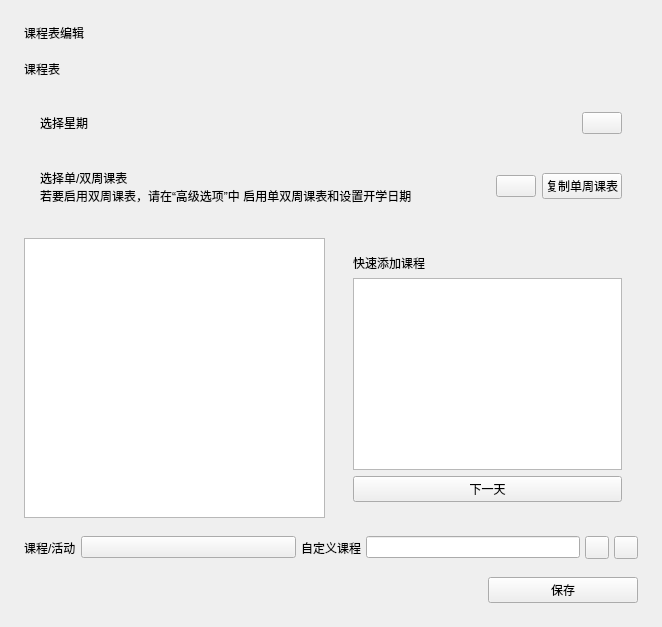
<?xml version="1.0" encoding="UTF-8"?>
<ui version="4.0">
 <class>Form</class>
 <widget class="QWidget" name="Form">
  <property name="geometry">
   <rect>
    <x>0</x>
    <y>0</y>
    <width>662</width>
    <height>627</height>
   </rect>
  </property>
  <property name="windowTitle">
   <string>Form</string>
  </property>
  <layout class="QVBoxLayout" name="verticalLayout_2">
   <property name="spacing">
    <number>18</number>
   </property>
   <property name="leftMargin">
    <number>24</number>
   </property>
   <property name="topMargin">
    <number>24</number>
   </property>
   <property name="rightMargin">
    <number>24</number>
   </property>
   <property name="bottomMargin">
    <number>24</number>
   </property>
   <item>
    <widget class="TitleLabel" name="TitleLabel">
     <property name="text">
      <string>课程表编辑</string>
     </property>
    </widget>
   </item>
   <item>
    <layout class="QHBoxLayout" name="horizontalLayout_5">
     <item>
      <widget class="SubtitleLabel" name="SubtitleLabel">
       <property name="text">
        <string>课程表</string>
       </property>
      </widget>
     </item>
    </layout>
   </item>
   <item>
    <layout class="QVBoxLayout" name="verticalLayout">
     <property name="spacing">
      <number>3</number>
     </property>
     <item>
      <widget class="CardWidget" name="CardWidget">
       <property name="sizePolicy">
        <sizepolicy hsizetype="Preferred" vsizetype="Minimum">
         <horstretch>0</horstretch>
         <verstretch>0</verstretch>
        </sizepolicy>
       </property>
       <property name="minimumSize">
        <size>
         <width>0</width>
         <height>0</height>
        </size>
       </property>
       <layout class="QHBoxLayout" name="horizontalLayout_2">
        <property name="leftMargin">
         <number>16</number>
        </property>
        <property name="topMargin">
         <number>16</number>
        </property>
        <property name="rightMargin">
         <number>16</number>
        </property>
        <property name="bottomMargin">
         <number>16</number>
        </property>
        <item>
         <widget class="StrongBodyLabel" name="StrongBodyLabel">
          <property name="text">
           <string>选择星期</string>
          </property>
         </widget>
        </item>
        <item>
         <widget class="ComboBox" name="week_combo">
          <property name="sizePolicy">
           <sizepolicy hsizetype="Maximum" vsizetype="Fixed">
            <horstretch>0</horstretch>
            <verstretch>0</verstretch>
           </sizepolicy>
          </property>
         </widget>
        </item>
       </layout>
      </widget>
     </item>
     <item>
      <widget class="CardWidget" name="CardWidget_2">
       <property name="minimumSize">
        <size>
         <width>0</width>
         <height>60</height>
        </size>
       </property>
       <layout class="QHBoxLayout" name="horizontalLayout_3">
        <property name="leftMargin">
         <number>16</number>
        </property>
        <property name="topMargin">
         <number>16</number>
        </property>
        <property name="rightMargin">
         <number>16</number>
        </property>
        <property name="bottomMargin">
         <number>16</number>
        </property>
        <item>
         <layout class="QVBoxLayout" name="verticalLayout_3">
          <property name="spacing">
           <number>0</number>
          </property>
          <item>
           <widget class="StrongBodyLabel" name="StrongBodyLabel_2">
            <property name="sizePolicy">
             <sizepolicy hsizetype="Expanding" vsizetype="Preferred">
              <horstretch>0</horstretch>
              <verstretch>0</verstretch>
             </sizepolicy>
            </property>
            <property name="text">
             <string>选择单/双周课表</string>
            </property>
           </widget>
          </item>
          <item>
           <widget class="CaptionLabel" name="CaptionLabel">
            <property name="text">
             <string>若要启用双周课表，请在“高级选项”中 启用单双周课表和设置开学日期</string>
            </property>
            <property name="lightColor" stdset="0">
             <color alpha="150">
              <red>0</red>
              <green>0</green>
              <blue>0</blue>
             </color>
            </property>
            <property name="darkColor" stdset="0">
             <color alpha="200">
              <red>255</red>
              <green>255</green>
              <blue>255</blue>
             </color>
            </property>
           </widget>
          </item>
         </layout>
        </item>
        <item>
         <widget class="ComboBox" name="week_type_combo"/>
        </item>
        <item>
         <widget class="PushButton" name="copy_schedule">
          <property name="text">
           <string>复制单周课表</string>
          </property>
         </widget>
        </item>
       </layout>
      </widget>
     </item>
    </layout>
   </item>
   <item>
    <layout class="QHBoxLayout" name="horizontalLayout_6">
     <property name="spacing">
      <number>12</number>
     </property>
     <item>
      <widget class="ListWidget" name="schedule_list">
       <property name="sizePolicy">
        <sizepolicy hsizetype="Preferred" vsizetype="Expanding">
         <horstretch>0</horstretch>
         <verstretch>0</verstretch>
        </sizepolicy>
       </property>
       <property name="defaultDropAction">
        <enum>Qt::IgnoreAction</enum>
       </property>
       <property name="alternatingRowColors">
        <bool>true</bool>
       </property>
      </widget>
     </item>
     <item>
      <widget class="ElevatedCardWidget" name="ElevatedCardWidget">
       <layout class="QVBoxLayout" name="verticalLayout_4">
        <property name="leftMargin">
         <number>16</number>
        </property>
        <property name="topMargin">
         <number>16</number>
        </property>
        <property name="rightMargin">
         <number>16</number>
        </property>
        <property name="bottomMargin">
         <number>16</number>
        </property>
        <item>
         <widget class="StrongBodyLabel" name="StrongBodyLabel_3">
          <property name="text">
           <string>快速添加课程</string>
          </property>
         </widget>
        </item>
        <item>
         <widget class="ListWidget" name="subject_list">
          <property name="sizePolicy">
           <sizepolicy hsizetype="Preferred" vsizetype="Expanding">
            <horstretch>0</horstretch>
            <verstretch>0</verstretch>
           </sizepolicy>
          </property>
          <property name="showDropIndicator" stdset="0">
           <bool>false</bool>
          </property>
          <property name="dragEnabled">
           <bool>false</bool>
          </property>
          <property name="dragDropOverwriteMode">
           <bool>false</bool>
          </property>
          <property name="dragDropMode">
           <enum>QAbstractItemView::NoDragDrop</enum>
          </property>
          <property name="defaultDropAction">
           <enum>Qt::IgnoreAction</enum>
          </property>
          <property name="alternatingRowColors">
           <bool>false</bool>
          </property>
          <property name="movement">
           <enum>QListView::Static</enum>
          </property>
          <property name="isWrapping" stdset="0">
           <bool>true</bool>
          </property>
          <property name="resizeMode">
           <enum>QListView::Adjust</enum>
          </property>
          <property name="layoutMode">
           <enum>QListView::SinglePass</enum>
          </property>
          <property name="viewMode">
           <enum>QListView::IconMode</enum>
          </property>
         </widget>
        </item>
        <item>
         <widget class="PushButton" name="quick_select_week">
          <property name="text">
           <string>下一天</string>
          </property>
         </widget>
        </item>
       </layout>
      </widget>
     </item>
    </layout>
   </item>
   <item>
    <layout class="QHBoxLayout" name="horizontalLayout">
     <property name="spacing">
      <number>5</number>
     </property>
     <item>
      <widget class="BodyLabel" name="BodyLabel_2">
       <property name="sizePolicy">
        <sizepolicy hsizetype="Fixed" vsizetype="Preferred">
         <horstretch>0</horstretch>
         <verstretch>0</verstretch>
        </sizepolicy>
       </property>
       <property name="text">
        <string>课程/活动</string>
       </property>
       <property name="alignment">
        <set>Qt::AlignLeading|Qt::AlignLeft|Qt::AlignVCenter</set>
       </property>
      </widget>
     </item>
     <item>
      <widget class="ComboBox" name="class_combo">
       <property name="sizePolicy">
        <sizepolicy hsizetype="Minimum" vsizetype="Fixed">
         <horstretch>0</horstretch>
         <verstretch>0</verstretch>
        </sizepolicy>
       </property>
      </widget>
     </item>
     <item>
      <widget class="BodyLabel" name="BodyLabel_3">
       <property name="sizePolicy">
        <sizepolicy hsizetype="Fixed" vsizetype="Preferred">
         <horstretch>0</horstretch>
         <verstretch>0</verstretch>
        </sizepolicy>
       </property>
       <property name="text">
        <string>自定义课程</string>
       </property>
      </widget>
     </item>
     <item>
      <widget class="LineEdit" name="custom_class">
       <property name="sizePolicy">
        <sizepolicy hsizetype="Minimum" vsizetype="Fixed">
         <horstretch>0</horstretch>
         <verstretch>0</verstretch>
        </sizepolicy>
       </property>
       <property name="readOnly">
        <bool>false</bool>
       </property>
      </widget>
     </item>
     <item>
      <widget class="ToolButton" name="set_button"/>
     </item>
     <item>
      <widget class="ToolButton" name="clear_button"/>
     </item>
    </layout>
   </item>
   <item>
    <layout class="QHBoxLayout" name="horizontalLayout_4" stretch="0,0">
     <property name="spacing">
      <number>2</number>
     </property>
     <item>
      <spacer name="horizontalSpacer">
       <property name="orientation">
        <enum>Qt::Horizontal</enum>
       </property>
       <property name="sizeHint" stdset="0">
        <size>
         <width>40</width>
         <height>20</height>
        </size>
       </property>
      </spacer>
     </item>
     <item>
      <widget class="PrimaryPushButton" name="save_schedule">
       <property name="sizePolicy">
        <sizepolicy hsizetype="Fixed" vsizetype="Minimum">
         <horstretch>0</horstretch>
         <verstretch>0</verstretch>
        </sizepolicy>
       </property>
       <property name="minimumSize">
        <size>
         <width>150</width>
         <height>0</height>
        </size>
       </property>
       <property name="text">
        <string>保存</string>
       </property>
      </widget>
     </item>
    </layout>
   </item>
  </layout>
 </widget>
 <customwidgets>
  <customwidget>
   <class>ComboBox</class>
   <extends>QPushButton</extends>
   <header>qfluentwidgets</header>
  </customwidget>
  <customwidget>
   <class>PushButton</class>
   <extends>QPushButton</extends>
   <header>qfluentwidgets</header>
  </customwidget>
  <customwidget>
   <class>PrimaryPushButton</class>
   <extends>PushButton</extends>
   <header>qfluentwidgets</header>
  </customwidget>
  <customwidget>
   <class>ToolButton</class>
   <extends>QToolButton</extends>
   <header>qfluentwidgets</header>
  </customwidget>
  <customwidget>
   <class>CardWidget</class>
   <extends>QFrame</extends>
   <header>qfluentwidgets</header>
   <container>1</container>
  </customwidget>
  <customwidget>
   <class>ElevatedCardWidget</class>
   <extends>SimpleCardWidget</extends>
   <header>qfluentwidgets</header>
   <container>1</container>
  </customwidget>
  <customwidget>
   <class>SimpleCardWidget</class>
   <extends>CardWidget</extends>
   <header>qfluentwidgets</header>
   <container>1</container>
  </customwidget>
  <customwidget>
   <class>CaptionLabel</class>
   <extends>QLabel</extends>
   <header>qfluentwidgets</header>
  </customwidget>
  <customwidget>
   <class>BodyLabel</class>
   <extends>QLabel</extends>
   <header>qfluentwidgets</header>
  </customwidget>
  <customwidget>
   <class>StrongBodyLabel</class>
   <extends>QLabel</extends>
   <header>qfluentwidgets</header>
  </customwidget>
  <customwidget>
   <class>SubtitleLabel</class>
   <extends>QLabel</extends>
   <header>qfluentwidgets</header>
  </customwidget>
  <customwidget>
   <class>TitleLabel</class>
   <extends>QLabel</extends>
   <header>qfluentwidgets</header>
  </customwidget>
  <customwidget>
   <class>LineEdit</class>
   <extends>QLineEdit</extends>
   <header>qfluentwidgets</header>
  </customwidget>
  <customwidget>
   <class>ListWidget</class>
   <extends>QListWidget</extends>
   <header>qfluentwidgets</header>
  </customwidget>
 </customwidgets>
 <resources/>
 <connections/>
</ui>
